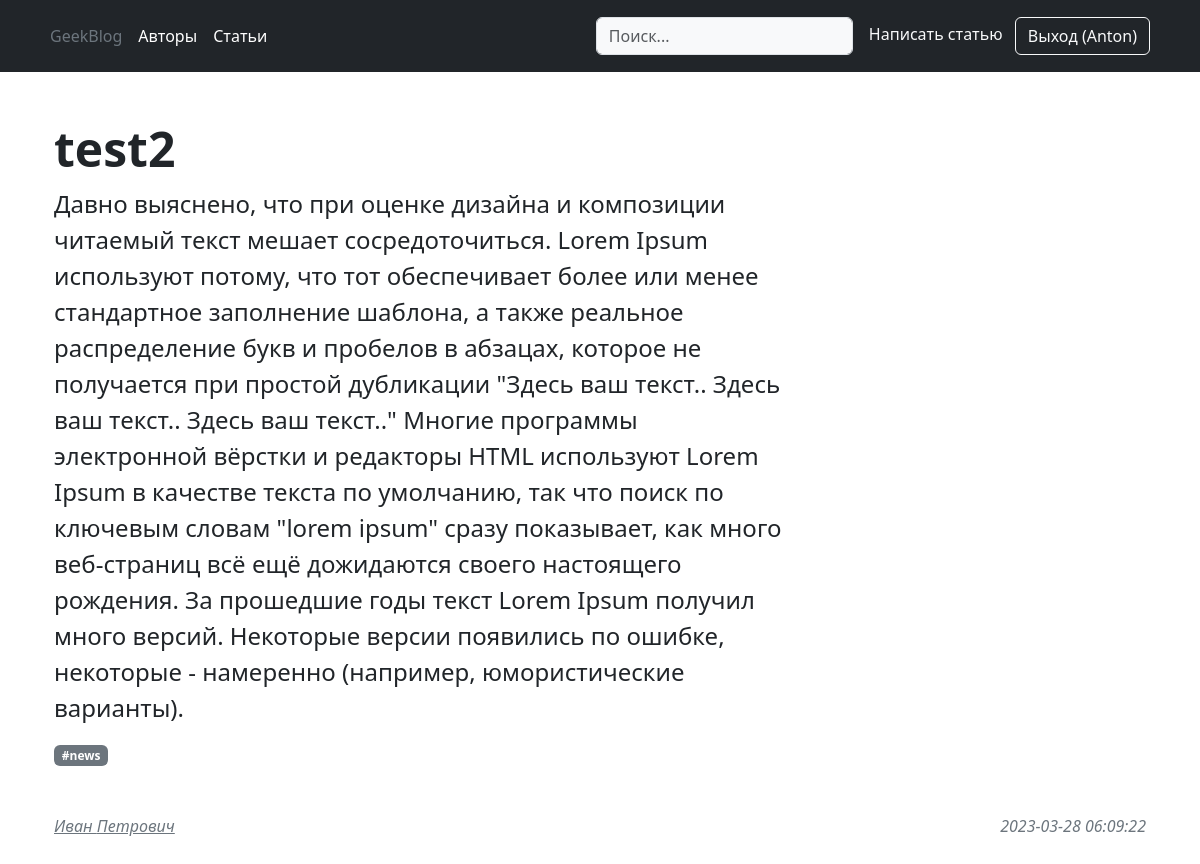
The app's page /articles/2 (signed in) with its own data.
### blog/models/user.py (models this page shows, shortened)
class User(db.Model, UserMixin):
    id = Column(Integer, primary_key=True, autoincrement=True)
    first_name = Column(String(80), unique=False, nullable=False)
    last_name = Column(String(80), unique=False, nullable=True)
    email = Column(String(150), unique=True, nullable=False)
    is_staff = Column(Boolean, nullable=False, default=False)
    password = Column(String(255), nullable=False)
    created_at = Column(DateTime, default=func.now())
    updated_at = Column(DateTime, default=func.now(), onupdate=func.now())
    author = relationship('Author', uselist=False, back_populates='user')

### blog/models/article.py (models this page shows, shortened)
class Article(db.Model):
    id = Column(Integer, primary_key=True, autoincrement=True)
    title = Column(String(80), nullable=False)
    text = Column(Text, nullable=False)
    author_id = Column(Integer, ForeignKey('author.id'))
    created_at = Column(DateTime, default=func.now())
    updated_at = Column(DateTime, default=func.now(), onupdate=func.now())
    author = relationship('Author', back_populates='articles')
    tags = relationship('Tag', secondary=article_tag_association_table, back_populates='articles')

### blog/models/tag.py (models this page shows, shortened)
class Tag(db.Model):
    id = Column(Integer, primary_key=True, autoincrement=True)
    name = Column(String(100), nullable=False)
    articles = relationship('Article', secondary=article_tag_association_table, back_populates='tags')

### blog/article/views.py (the view)
@article_app.route('/<int:pk>')
def get_article(pk: int):
    _article = Article.query.filter_by(id=pk).options(joinedload(Article.tags)).one_or_none()
    if not _article:
        return NotFound('Автор не найден.')
    return render_template('article/detail.html', article=_article)

### blog/auth/views.py (called while the page is built)
@login_manager.user_loader
def get_user(pk: int) -> User:
    user = User.query.filter_by(id=pk).one_or_none()
    return user

### blog/templates/article/detail.html (shortened to what this page needs)
{% extends 'base.html' %}
{% block body %}
    <div class="container-fluid py-5">
        <h1 class="display-5 fw-bold">{{ article.title }}</h1>
        <p class="col-md-8 fs-4">{{ article.text }}</p>
        {% if article.tags %}
            <div class="mb-5">
                {% for tag in article.tags %}
                    <span class="badge text-bg-secondary">#{{ tag.name }}</span>
                {% endfor %}
            </div>
        {% endif %}
        <div class="d-flex justify-content-between">
            <p>
                <a class="fst-italic text-secondary" href="/authors/{{ article.author.id }}">
                    {{ article.author.user.first_name }} {{ article.author.user.last_name }}
                </a>
            </p>
            <p class="fst-italic text-secondary">{{ article.updated_at }}</p>
        </div>
      </div>
{% endblock %}

### blog/templates/navbar.html (shortened to what this page needs)
<header class="p-3 text-bg-dark">
    <div class="container">
        <div class="d-flex flex-wrap align-items-center justify-content-center justify-content-lg-start">
            <ul class="nav col-12 col-lg-auto me-lg-auto mb-2 justify-content-center mb-md-0">
                <li><a href="/" class="nav-link px-2 text-secondary">GeekBlog</a></li>
                <li><a href="{{ url_for('author_app.author_list') }}" class="nav-link px-2 text-white">Авторы</a></li>
                <li><a href="{{ url_for('article_app.article_list') }}" class="nav-link px-2 text-white">Статьи</a></li>
            </ul>
            <form class="col-12 col-lg-auto mb-3 mb-lg-0 me-lg-3" role="search">
                <input type="search" class="form-control form-control-dark text-bg-light" placeholder="Поиск..."
                       aria-label="Search">
            </form>
            <div class="text-end">
                {% if current_user.is_authenticated %}
                    {% if current_user.author %}
                        <a class="me-2 text-decoration-none text-light" href="{{ url_for('article_app.create') }}">
                            Написать статью
                        </a>
                    {% else %}
                        <a class="me-2 text-decoration-none text-light" href="{{ url_for('author_app.create') }}">
                            Стать автором
                        </a>
                    {% endif %}
                    <a class="btn btn-outline-light me-2" href="{{ url_for('auth_app.logout') }}">
                        Выход ({{ current_user.first_name if current_user.first_name else current_user.email }})
                    </a>
                {% else %}
                    <a class="btn btn-outline-light me-2" href="{{ url_for('auth_app.login') }}">Вход</a>
                    <a class="btn btn-warning" href="{{ url_for('auth_app.registration') }}">Регистрация</a>
                {% endif %}
            </div>
        </div>
    </div>
</header>

### records on screen
User: first_name "Anton"
Article: title "test2", text "Давно выяснено, что при оценке дизайна и композиции читаемый текст мешает сосредоточиться. Lorem Ipsum используют потому, что тот обеспечивает более или менее стандартное заполнение шаблона, а также реальное распределение букв и пробелов в абзацах, которое не получается при простой дубликации \"Здесь ваш текст.. Здесь ваш текст.. Здесь ваш текст..\" Многие программы электронной вёрстки и редакторы HTML используют Lorem Ipsum в качестве текста по умолчанию, так что поиск по ключевым словам \"lorem ipsum\" сразу показывает, как много веб-страниц всё ещё дожидаются своего настоящего рождения. За прошедшие годы текст Lorem Ipsum получил много версий. Некоторые версии появились по ошибке, некоторые…", updated_at "2023-03-28 06:09:22"
Tag: name "news"
User: author.user.first_name "Иван", author.user.last_name "Петрович"
